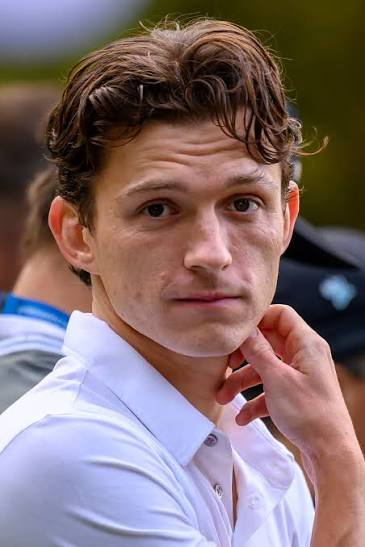
#> input picture training_images/Tom/0001.png, 365 x 547 px
$ python auto_register_batch.py   (older library calls are emulated)
#> lines starting #> are read from the running program, lines starting #| are printed output that depends on the picture
### facial_recognition.py
import cv2
import numpy as np
import os
from pathlib import Path
from datetime import datetime

class FacialRecognitionSystem:
    def __init__(self, db_path='face_database'):
        """
        Inicializa el sistema de reconocimiento facial

        Algoritmo utilizado: OpenCV Haar Cascades + Análisis de Características
        - Detector: Haar Cascade Classifier
        - Características: Histogramas y análisis de textura
        - Validación: Análisis de profundidad y textura
        """
#> in register_face, image is the input picture: shape (547, 365, 3); mean B, G, R 111.1, 110, 130.8
        self.db_path = db_path

        # Cargar clasificadores Haar
        self.face_cascade = cv2.CascadeClassifier(
            cv2.data.haarcascades + 'haarcascade_frontalface_default.xml'
        )
        self.eye_cascade = cv2.CascadeClassifier(
            cv2.data.haarcascades + 'haarcascade_eye.xml'
        )

        # Crear carpeta de base de datos si no existe
        Path(db_path).mkdir(exist_ok=True)

        # Cargar características almacenadas
        self.stored_faces = self.load_database()

    def load_database(self):
        """Carga características de rostros almacenados"""
        stored_faces = {}
        if os.path.exists(self.db_path):
            for filename in os.listdir(self.db_path):
                if filename.endswith('.npy'):
                    person_name = filename.replace('.npy', '')
                    features = np.load(os.path.join(self.db_path, filename))
                    stored_faces[person_name] = features
        return stored_faces

    def extract_face_features(self, image):
        """Extrae características del rostro usando histogramas y texturas - MEJORADO"""
        gray = cv2.cvtColor(image, cv2.COLOR_BGR2GRAY)
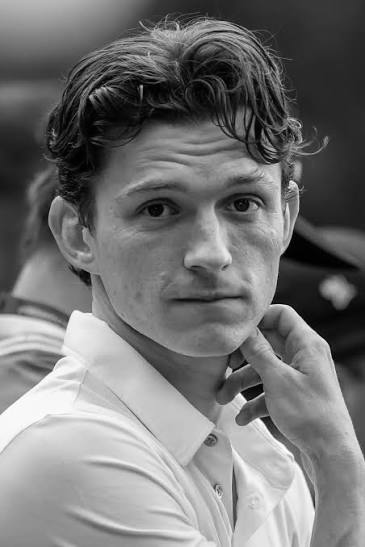
#> gray: shape (547, 365); min 0, max 255, mean 116.4

        # Detectar rostro
        faces = self.face_cascade.detectMultiScale(gray, 1.1, 4)
#> faces = [[79, 112, 248, 248]]

        if len(faces) == 0:
            return None

        # Tomar el rostro más grande
        (x, y, w, h) = max(faces, key=lambda f: f[2] * f[3])
#> x = 79; y = 112; w = 248; h = 248
        face_roi = gray[y:y+h, x:x+w]
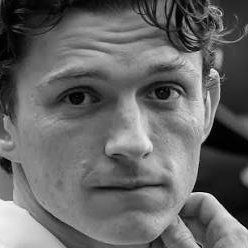
#> face_roi: shape (248, 248); min 0, max 250, mean 102.8

        # Redimensionar a tamaño fijo
        face_roi = cv2.resize(face_roi, (100, 100))
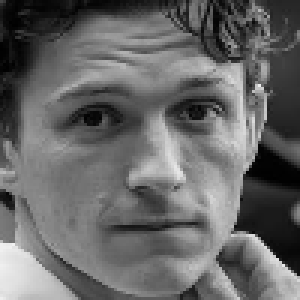
#> face_roi: shape (100, 100) (shown 3 times larger); min 0, max 241, mean 102.8

        features = []

        # 1. Histograma (mejorado - 128 bins normalizados)
        hist = cv2.calcHist([face_roi], [0], None, [128], [0, 256])
#> hist = 128 values, max 195 at index 58, min 0 at index 121, mean 78.12
        hist_normalized = cv2.normalize(hist, hist).flatten()
#> hist_normalized = 128 values, max 0.185 at index 58, min 0 at index 121, mean 0.0741
        features.extend(hist_normalized[:128])

        # 2. Análisis de bordes (Sobel)
        face_roi_float = face_roi.astype(np.float32)
        sobelx = cv2.Sobel(face_roi, cv2.CV_32F, 1, 0, ksize=5)
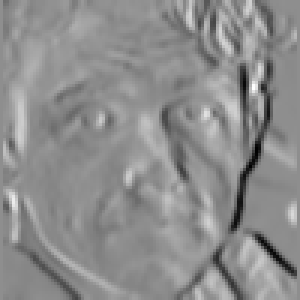
#> sobelx: shape (100, 100) float32 (shown 3 times larger); min -7577, max 6002, mean -42.5; drawn with min black and max white
        sobely = cv2.Sobel(face_roi, cv2.CV_32F, 0, 1, ksize=5)
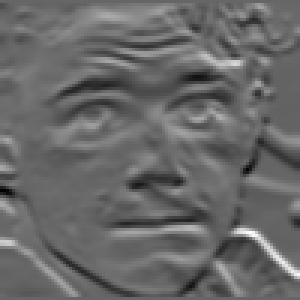
#> sobely: shape (100, 100) float32 (shown 3 times larger); min -5608, max 8346, mean 119.1; drawn with min black and max white
        edge_magnitude = np.sqrt(sobelx**2 + sobely**2)
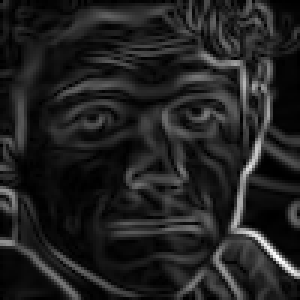
#> edge_magnitude: shape (100, 100) float32 (shown 3 times larger); min 0, max 9898.1, mean 1316.2; drawn with min black and max white
        features.extend(edge_magnitude.flatten()[:64])

        # 3. Análisis de textura (Laplaciano) - usar uint8 directamente
        laplacian = cv2.Laplacian(face_roi, cv2.CV_32F)
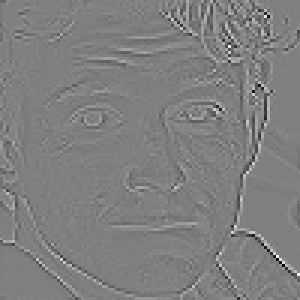
#> laplacian: shape (100, 100) float32 (shown 3 times larger); min -421, max 420, mean 0; drawn with min black and max white
        features.extend(laplacian.flatten()[:8])

        # 4. Estadísticas mejoradas
        face_roi_norm = face_roi.astype(np.float32) / 255.0
        features.append(np.mean(face_roi_norm))
        features.append(np.std(face_roi_norm))
        features.append(np.max(face_roi_norm))
        features.append(np.min(face_roi_norm))

        # Rellenar hasta 210 características
        while len(features) < 210:
            features.append(0)
#> this loop made 6 passes
#> after the loop, features = 210 values, max 2868 at index 191, min -76 at index 192, mean 122.3

        return np.array(features[:210], dtype=np.float32)

    # [50 lines left out: functions detect_spoofing, compare_faces, not called in this run]

    def register_face(self, image_path, person_name):
        """Registra un nuevo rostro en la base de datos - MEJORADO con promediado"""
        image = cv2.imread(image_path)
        if image is None:
            print(f"Error: No se pudo cargar {image_path}")
            return False

        features = self.extract_face_features(image)
        if features is None:
            print(f"Error: No se detectó rostro en {image_path}")
            return False

        db_path = os.path.join(self.db_path, f'{person_name}.npy')

        # Si la persona ya está registrada, promediar características
        if person_name in self.stored_faces:
            old_features = self.stored_faces[person_name]
            # Promediar: (características_anteriores + características_nuevas) / 2
            combined_features = (old_features + features) / 2.0
            np.save(db_path, combined_features)
            self.stored_faces[person_name] = combined_features
            print(f"✓ Características de '{person_name}' actualizadas (promediadas)")
        else:
            # Primera vez que se registra
            np.save(db_path, features)
            self.stored_faces[person_name] = features
            print(f"✓ Rostro de '{person_name}' registrado exitosamente")

        return True

    # [148 lines left out: functions identify_face, process_video, main, not called in this run]


# [2 lines that do not run on import are left out]

### auto_register_batch.py
"""
Script para registrar automáticamente todas las fotos de entrenamiento
y promediar características de múltiples fotos por persona
"""
from facial_recognition import FacialRecognitionSystem
import os

system = FacialRecognitionSystem()
training_path = 'training_images'

print("=" * 60)
print("REGISTRO AUTOMÁTICO DE ROSTROS")
print("=" * 60)

if not os.path.exists(training_path):
    print(f"Error: La carpeta '{training_path}' no existe")
    exit()

total_registered = 0

for person_folder in os.listdir(training_path):
    person_path = os.path.join(training_path, person_folder)

    if not os.path.isdir(person_path):
        continue

    images = [f for f in os.listdir(person_path) if f.lower().endswith(('.jpg', '.jpeg', '.png'))]

    if not images:
        print(f"\n⚠️  {person_folder}: No hay imágenes")
        continue

    print(f"\n📁 Registrando: {person_folder}")
    print(f"   Encontradas {len(images)} imágenes")

    for img_file in images:
        img_path = os.path.join(person_path, img_file)
        if system.register_face(img_path, person_folder):
            total_registered += 1
            print(f"   ✓ {img_file}")
        else:
            print(f"   ✗ {img_file} (error)")

print("\n" + "=" * 60)
print(f"✓ Total registradas: {total_registered} imágenes")
print(f"✓ Rostros únicos en BD: {len(system.stored_faces)}")
#| ✓ Rostros únicos en BD: 1
for person_name in system.stored_faces.keys():
    print(f"   - {person_name}")
#> this loop made 1 pass
#> person_name on pass 1: 'Tom'
#|    - Tom
print("=" * 60)
